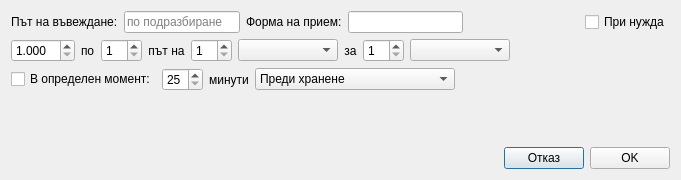
<?xml version="1.0" encoding="UTF-8"?>
<ui version="4.0">
 <class>DosageDialogClass</class>
 <widget class="QDialog" name="DosageDialogClass">
  <property name="geometry">
   <rect>
    <x>0</x>
    <y>0</y>
    <width>681</width>
    <height>180</height>
   </rect>
  </property>
  <property name="windowTitle">
   <string>DosageDialog</string>
  </property>
  <layout class="QVBoxLayout" name="verticalLayout">
   <item>
    <layout class="QHBoxLayout" name="horizontalLayout_3">
     <item>
      <widget class="QLabel" name="label_2">
       <property name="text">
        <string>Път на въвеждане:</string>
       </property>
      </widget>
     </item>
     <item>
      <widget class="AutoCompleteLineEdit" name="routeEdit">
       <property name="inputMask">
        <string/>
       </property>
       <property name="text">
        <string/>
       </property>
       <property name="placeholderText">
        <string>по подразбиране</string>
       </property>
      </widget>
     </item>
     <item>
      <widget class="QLabel" name="label_3">
       <property name="text">
        <string>Форма на прием:</string>
       </property>
      </widget>
     </item>
     <item>
      <widget class="AutoCompleteLineEdit" name="doseFormEdit"/>
     </item>
     <item>
      <spacer name="horizontalSpacer">
       <property name="orientation">
        <enum>Qt::Horizontal</enum>
       </property>
       <property name="sizeHint" stdset="0">
        <size>
         <width>40</width>
         <height>20</height>
        </size>
       </property>
      </spacer>
     </item>
     <item>
      <widget class="QCheckBox" name="asNeededCheck">
       <property name="text">
        <string>При нужда</string>
       </property>
      </widget>
     </item>
    </layout>
   </item>
   <item>
    <layout class="QHBoxLayout" name="horizontalLayout">
     <item>
      <widget class="QDoubleSpinBox" name="doseSpin">
       <property name="decimals">
        <number>3</number>
       </property>
       <property name="minimum">
        <double>1.000000000000000</double>
       </property>
       <property name="value">
        <double>1.000000000000000</double>
       </property>
      </widget>
     </item>
     <item>
      <widget class="QLabel" name="formLabel">
       <property name="text">
        <string>по</string>
       </property>
      </widget>
     </item>
     <item>
      <widget class="QSpinBox" name="frequencySpin">
       <property name="minimum">
        <number>1</number>
       </property>
       <property name="value">
        <number>1</number>
       </property>
      </widget>
     </item>
     <item>
      <widget class="QLabel" name="frequencyLabel">
       <property name="text">
        <string>път на</string>
       </property>
       <property name="alignment">
        <set>Qt::AlignCenter</set>
       </property>
      </widget>
     </item>
     <item>
      <widget class="QSpinBox" name="periodSpin">
       <property name="minimum">
        <number>1</number>
       </property>
      </widget>
     </item>
     <item>
      <widget class="QComboBox" name="periodCombo">
       <property name="minimumSize">
        <size>
         <width>100</width>
         <height>0</height>
        </size>
       </property>
      </widget>
     </item>
     <item>
      <widget class="QLabel" name="label_9">
       <property name="text">
        <string>за</string>
       </property>
       <property name="alignment">
        <set>Qt::AlignCenter</set>
       </property>
      </widget>
     </item>
     <item>
      <widget class="QSpinBox" name="durationSpin">
       <property name="minimum">
        <number>1</number>
       </property>
       <property name="value">
        <number>1</number>
       </property>
      </widget>
     </item>
     <item>
      <widget class="QComboBox" name="durationCombo">
       <property name="minimumSize">
        <size>
         <width>100</width>
         <height>0</height>
        </size>
       </property>
      </widget>
     </item>
     <item>
      <spacer name="horizontalSpacer_5">
       <property name="orientation">
        <enum>Qt::Horizontal</enum>
       </property>
       <property name="sizeHint" stdset="0">
        <size>
         <width>40</width>
         <height>20</height>
        </size>
       </property>
      </spacer>
     </item>
    </layout>
   </item>
   <item>
    <layout class="QHBoxLayout" name="horizontalLayout_2">
     <item>
      <widget class="QCheckBox" name="checkBox">
       <property name="text">
        <string>В определен момент:</string>
       </property>
       <property name="checked">
        <bool>false</bool>
       </property>
      </widget>
     </item>
     <item>
      <widget class="QSpinBox" name="offsetSpin">
       <property name="minimum">
        <number>25</number>
       </property>
      </widget>
     </item>
     <item>
      <widget class="QLabel" name="label_6">
       <property name="text">
        <string>минути</string>
       </property>
       <property name="alignment">
        <set>Qt::AlignCenter</set>
       </property>
      </widget>
     </item>
     <item>
      <widget class="QComboBox" name="whenCombo">
       <property name="minimumSize">
        <size>
         <width>200</width>
         <height>0</height>
        </size>
       </property>
       <item>
        <property name="text">
         <string>Преди хранене</string>
        </property>
       </item>
      </widget>
     </item>
     <item>
      <spacer name="horizontalSpacer_3">
       <property name="orientation">
        <enum>Qt::Horizontal</enum>
       </property>
       <property name="sizeHint" stdset="0">
        <size>
         <width>40</width>
         <height>20</height>
        </size>
       </property>
      </spacer>
     </item>
    </layout>
   </item>
   <item>
    <spacer name="verticalSpacer">
     <property name="orientation">
      <enum>Qt::Vertical</enum>
     </property>
     <property name="sizeHint" stdset="0">
      <size>
       <width>17</width>
       <height>7</height>
      </size>
     </property>
    </spacer>
   </item>
   <item>
    <layout class="QHBoxLayout" name="horizontalLayout_4">
     <item>
      <spacer name="horizontalSpacer_2">
       <property name="orientation">
        <enum>Qt::Horizontal</enum>
       </property>
       <property name="sizeHint" stdset="0">
        <size>
         <width>40</width>
         <height>20</height>
        </size>
       </property>
      </spacer>
     </item>
     <item>
      <widget class="QPushButton" name="pushButton_2">
       <property name="text">
        <string>Отказ</string>
       </property>
      </widget>
     </item>
     <item>
      <widget class="QPushButton" name="pushButton">
       <property name="text">
        <string>OK</string>
       </property>
      </widget>
     </item>
    </layout>
   </item>
  </layout>
 </widget>
 <layoutdefault spacing="6" margin="11"/>
 <customwidgets>
  <customwidget>
   <class>AutoCompleteLineEdit</class>
   <extends>QLineEdit</extends>
   <header>View/uiComponents/AutoCompleteLineEdit.h</header>
  </customwidget>
 </customwidgets>
 <resources/>
 <connections/>
</ui>
